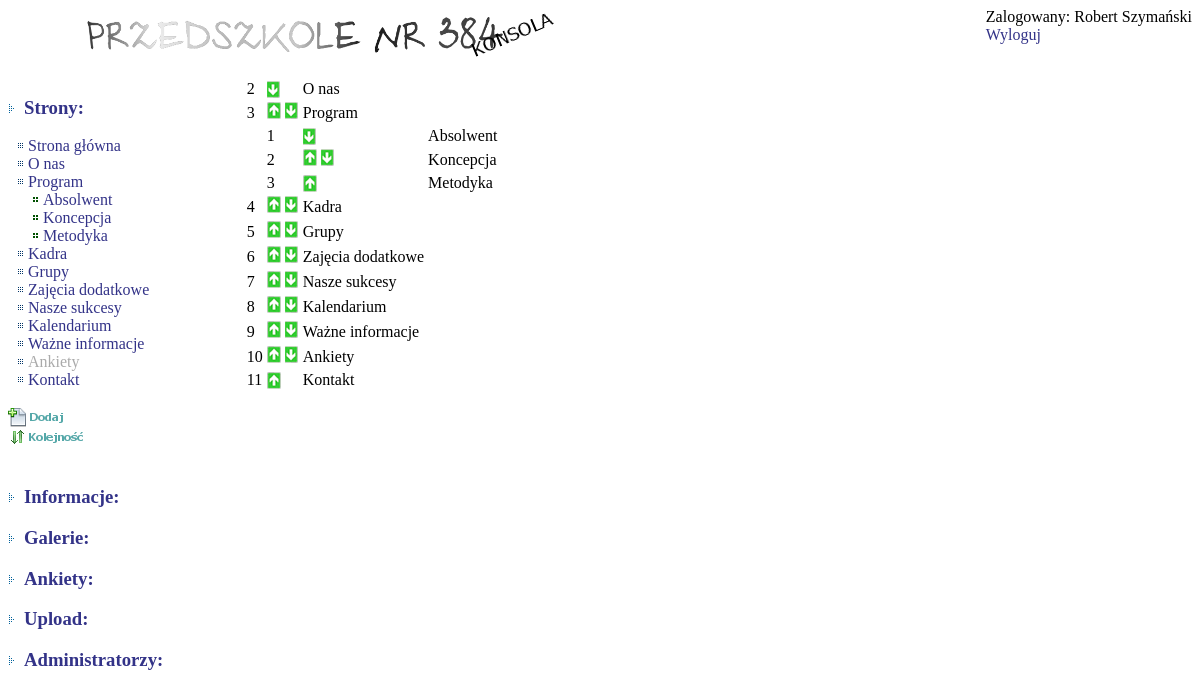
The app's page /console/index.php?action=order (signed in) with its own data.
### tables this page shows
CREATE TABLE IF NOT EXISTS `sites` (
  `id` int(11) NOT NULL AUTO_INCREMENT,
  `name` varchar(50) NOT NULL,
  `link` varchar(50) NOT NULL,
  `type` varchar(50) NOT NULL,
  `active` tinyint(1) NOT NULL DEFAULT '0',
  `style` varchar(10) NOT NULL,
  `content` text NOT NULL,
  `pos` int(11) DEFAULT NULL,
  `parrent` varchar(20) NOT NULL,
  PRIMARY KEY (`id`),
  UNIQUE KEY `link` (`link`)
);

### console/sql.php (called while the page is built, shortened)
<?php
class sql{
    private function query ($q){
        $result = mysql_query($q);
        return $result;
    }
    private function to_array($q){
        return mysql_fetch_assoc($this->query($q));
    }
    public function select_sites(){
        $q = 'SELECT * FROM sites WHERE parrent = \'/\' ORDER BY pos ASC;';
        $result = $this->query($q);
        return $result;
    }
    public function select_max_pos(){
        $q = 'SELECT MAX(pos) AS max FROM sites WHERE parrent = \'/\';';
        $result = $this->to_array($q);
        return $result['max'];
    }
    public function select_max_pos_child($parent){
        $q = 'SELECT MAX(pos) AS max FROM sites WHERE parrent = \''.$parent.'\';';
        $result = $this->to_array($q);
        return $result['max'];
    }
    public function select_child($parrent){
        $q = 'SELECT * FROM sites WHERE parrent="'.$parrent.'" ORDER BY pos;';
        $result = $this->query($q);
        $children = array();
        if ($result){
            while ($row = mysql_fetch_assoc($result)){
                    $children[] = $row;
                }
        }
        return $children;
    }
}

### console/order.php (the view)
<?php
require_once 'sql.php';
function order(){
    $sql = new sql;
    $result = $sql->select_sites();
    $max = $sql->select_max_pos();
    while ($row = mysql_fetch_assoc($result)){
        $sites[]=$row;
    }
    $form = '<table border="0" cellspacing="0" cellpadding="2">';
    foreach ($sites as $site){
        if ($site['link'] != 'main'){
            $form .= '<tr><td>'.$site['pos'].'</td><td>';
            $form .= ($site['pos'] > 2)?' <a href = "save.php?action=up&id='.$site['id'].'"><img src="assets/up.png"></a>':'';
            $form .= ($site['pos'] < $max)?' <a href = "save.php?action=down&id='.$site['id'].'"><img src="assets/down.png"></a>':'';
            $form .= '</td><td>'.$site['name'].'</td><td></td></tr>';
            $children = $sql->select_child($site['link']);
            if (count($children) > 0){
                $max_child = $sql->select_max_pos_child($site['link']);
            }
            foreach ($children as $child){
                $form .= '<tr><td></td><td>'.$child['pos'].'</td><td>';
                $form .= ($child['pos'] >= 2)?' <a href = "save.php?action=up&id='.$child['id'].'"><img src="assets/up.png"></a>':'';
                $form .= ($child['pos'] < $max_child)?' <a href = "save.php?action=down&id='.$child['id'].'"><img src="assets/down.png"></a>':'';
                $form .= '</td><td>'.$child['name'].'</td></tr>';
            }
        }
    }
    $form .= '</table>
              <script type="text/javascript">
                sites();
              </script>';
    return $form;
}

### console/menu.php
<?php
require_once 'sql.php';
function menu($site){
    $sql = new sql;
    $result = $sql->select_sites();
    while ($row = mysql_fetch_assoc($result)) {
        $items[] = $row;
    }
    $menu = '<a rel="javascript.void(0)" onclick = "sites()"><h3><img src="assets/menu_dot.gif">Strony:</h3></a><div id="sites" style="display:none;">';
    foreach ($items as $item){
        if ($item['parrent'] == '/'){
            $menu .= '<a href = "/przedszkole/console/index.php?action='.$item['link'].'" class = "menu';
            $menu .= ($item['active'] == 1)?' active':' inactive';
            $menu .= ($site != '' && $item['link'] == $site)?' selected':'';
            $menu .= '">'.$item['name'].'</a><br>';
            $children = $sql->select_child($item['link']);
            foreach ($children as $child){
                $menu .= '<a href = "/przedszkole/console/index.php?action='.$child['link'].'" class = "submenu';
                $menu .= ($child['active'] == 1)?' active':' inactive';
                $menu .= ($site != '' && $child['link'] == $site)?' selected':'';
                $menu .= '">'.$child['name'].'</a><br>';
            }
        }
    }
    $menu .= '<br><a href="index.php?action=new"><img src="assets/new.png" alt="Dodaj"></a><br>
              <a href="index.php?action=order"><img src="assets/order.png" alt="Kolejność"></a></div>
              <a rel="javascript.void(0)" onclick = "info()"><h3><img src="assets/menu_dot.gif">Informacje:</h3></a>
              <div id="info" style="display:none;"><a href="index.php?action=inf_list"><img src="assets/list.png" alt="Lista"></a><br><a href="index.php?action=inf_new"><img src="assets/new.png" alt="Dodaj"></a><br></div>
              <a rel="javascript.void(0)" onclick = "gals()"><h3><img src="assets/menu_dot.gif">Galerie:</h3></a><div id="gals" style="display:none;">';
    $gals = array();
    $result = $sql->select_gal_names();
    while ($row = mysql_fetch_assoc($result)){
        $gals[] = $row['gal'];
    }
    foreach ($gals as $gal){
        $menu .= '<a class="menu" href="index.php?action=gal&gal='.$gal.'">'.$gal.'</a><br>';
    }
    $menu .= '<br><a href="index.php?action=gal_new"><img src="assets/new.png" alt="Dodaj"></a>';
    $menu .= '</div>
              <a rel="javascript.void(0)" onclick = "polls()"><h3><img src="assets/menu_dot.gif">Ankiety:</h3></a><div id="polls" style="display:none;"></div>
              <a rel="javascript.void(0)" onclick = "upload()"> <h3><img src="assets/menu_dot.gif">Upload:</h3></a><div id="upload" style="display:none;"><a href="index.php?action=upl_list"><img src="assets/list.png" alt="Lista"></a><br><a href="index.php?action=upl_new"><img src="assets/new.png" alt="Dodaj"></a><br></div>
              <a rel="javascript.void(0)" onclick = "admins()"><h3><img src="assets/menu_dot.gif">Administratorzy:</h3></a><div id="admins" style="display:none;"><a href="index.php?action=adm_list"><img src="assets/list.png" alt="Lista"></a><br><a href="index.php?action=adm_new"><img src="assets/new.png" alt="Dodaj"></a><br></div>';
    return $menu;
}

### console/assets/style.css (style rules this page uses)
a { text-decoration: none; color: #333388; }
.active { color: #333388; }
.inactive { color: #aaa; }
.menu { margin-left: 10px; padding-left: 10px; background: url(menu_dot_1.gif) no-repeat left center; }
.submenu { margin-left: 20px; padding-left: 15px; background: url(menu_dot_2.gif) no-repeat left center; }
div#sites { padding-bottom: 20px; }

### records on screen
sites: name "Strona główna"
sites: name "O nas", pos "2"
sites: name "Program", pos "3"
sites: name "Absolwent", pos "1"
sites: name "Koncepcja", pos "2"
sites: name "Metodyka", pos "3"
sites: name "Kadra", pos "4"
sites: name "Grupy", pos "5"
sites: name "Zajęcia dodatkowe", pos "6"
sites: name "Nasze sukcesy", pos "7"
sites: name "Kalendarium", pos "8"
sites: name "Ważne informacje", pos "9"
sites: name "Ankiety", pos "10"
sites: name "Kontakt", pos "11"

### other values on screen
$_SESSION['imie'] "Robert"
$_SESSION['nazwisko'] "Szymański"
